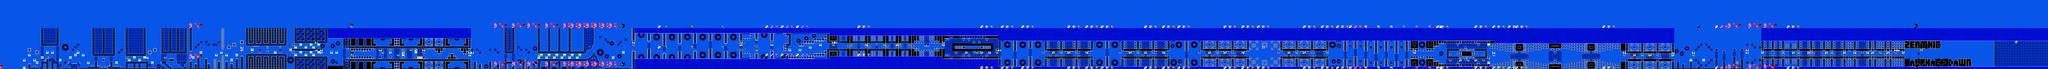

A level layout from a 2D game, rendered from its tile map. Below: a short description, then the map file with tile-grid data replaced by summaries:
An orthogonal 800x27 tile map with 16x16 px tiles, 2 tile layers (SP, ...), 2 tilesets.

<map version="1.10" tiledversion="1.11.0" orientation="orthogonal" renderorder="right-down" width="800" height="27" tilewidth="16" tileheight="16" infinite="0" nextlayerid="3" nextobjectid="1">
 <editorsettings>
  <chunksize width="16" height="27" />
  <export target="../LEVELS/LEVEL DATA/SpeedRacer.csv" format="csv" />
 </editorsettings>
 <tileset firstgid="1" name="famidash" tilewidth="16" tileheight="16" tilecount="256" columns="16">
  <image source="../GRAPHICS/famidash.bmp" width="256" height="256" />
 </tileset>
 <tileset firstgid="257" name="sprites" tilewidth="16" tileheight="16" tilecount="256" columns="16">
  <image source="../GRAPHICS/sprites.png" width="256" height="256" />
 </tileset>
 <layer id="1" width="800" height="27">
  <data>[21600 cells, 21600 non-empty, 121 distinct tile ids]</data>
 </layer>
 <layer id="2" name="SP" width="800" height="27">
  <data>[21600 cells, 529 non-empty, 50 distinct tile ids]</data>
 </layer>
</map>
